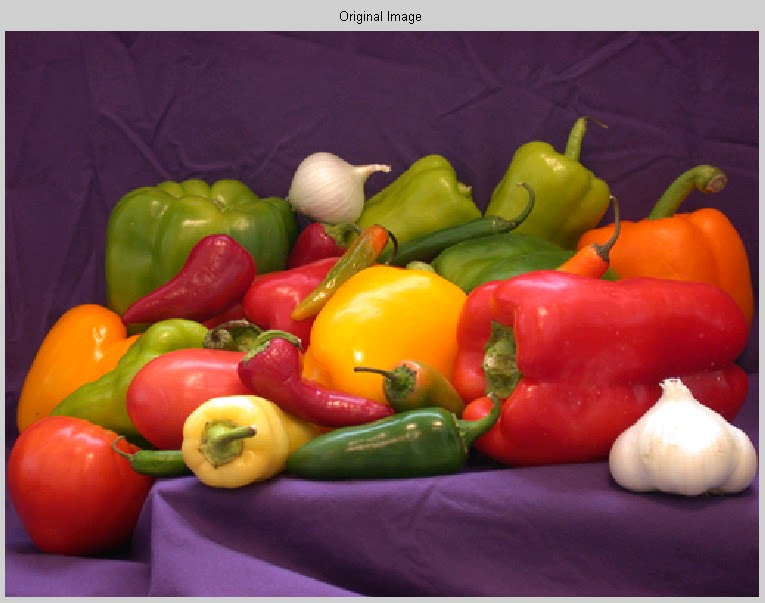
#> input picture Pictures/picture2.jpg, 765 x 603 px, found by its file name
$ python 8_16_24bitDonusum.py
#> lines starting #> are read from the running program, lines starting #| are printed output that depends on the picture
import numpy as np
import pathlib
import cv2
from pathlib import Path

#8 bitliğe dönüştürme

print(cv2.__version__)

path = str(Path(pathlib.Path().absolute()).parents[0])
path+="\\Pictures"

image = cv2.imread(path+'\\picture2.jpg',cv2.IMREAD_GRAYSCALE) # Need to be sure to have a 8-bit input
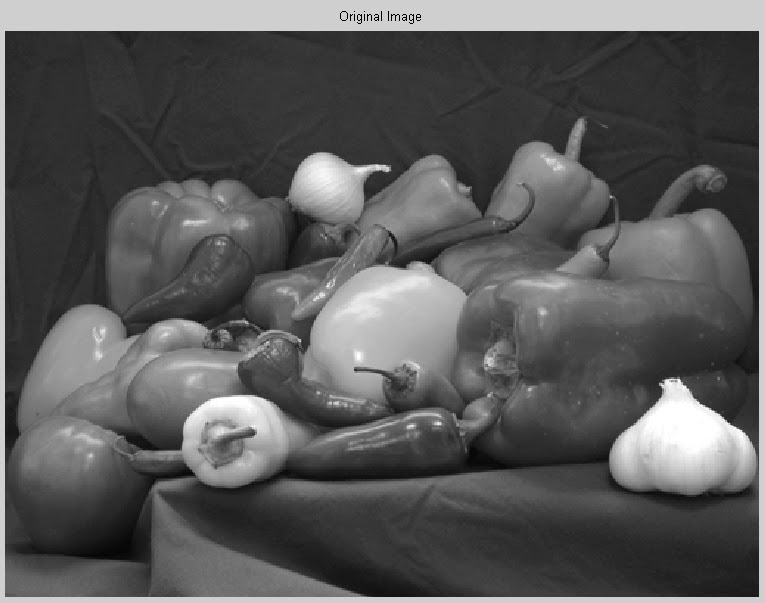
#> image: shape (603, 765); min 0, max 255, mean 90.1

# Get input size
height, width = image.shape[:2]
#> height = 603; width = 765

# Desired "pixelated" size
w, h = (256, 256)

# Resize input to "pixelated" size
temp = cv2.resize(image, (w, h), interpolation=cv2.INTER_LINEAR)
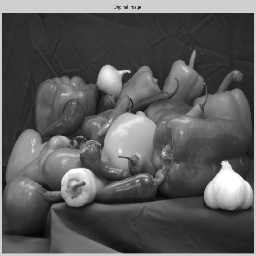
#> temp: shape (256, 256); min 5, max 255, mean 90.1

# Initialize output image
image8 = cv2.resize(temp, (width, height), interpolation=cv2.INTER_NEAREST)
image16 = np.uint16(image8)*256


cv2.imshow('Orijinal', image)
cv2.waitKey(0)
cv2.destroyAllWindows()

cv2.imshow('8 Bit', image8)
cv2.waitKey(0)
cv2.destroyAllWindows()

cv2.imshow('16 Bit', image16)
cv2.waitKey(0)
cv2.destroyAllWindows()

$ run again, with Pictures/picture1.jpg copied over Pictures/picture2.jpg
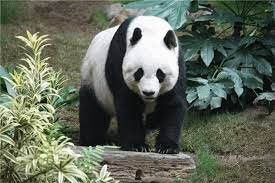
#> input picture Pictures/picture1.jpg, 275 x 183 px, found by its file name
#> `temp = cv2.resize(image, (w, h), interpolation=cv2.INTER_LINEAR)`:
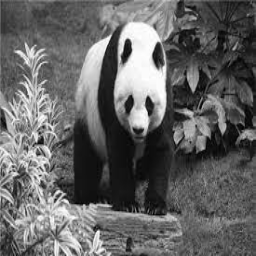
#> temp: shape (256, 256); min 0, max 255, mean 100.6
#> `image8 = cv2.resize(temp, (width, height), interpolation=cv2.INTER_NEA..`:
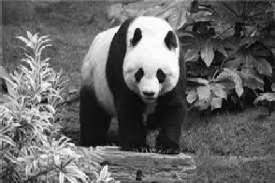
#> image8: shape (183, 275); min 0, max 255, mean 100.9

$ run again, with Pictures/picture3.jpg copied over Pictures/picture2.jpg
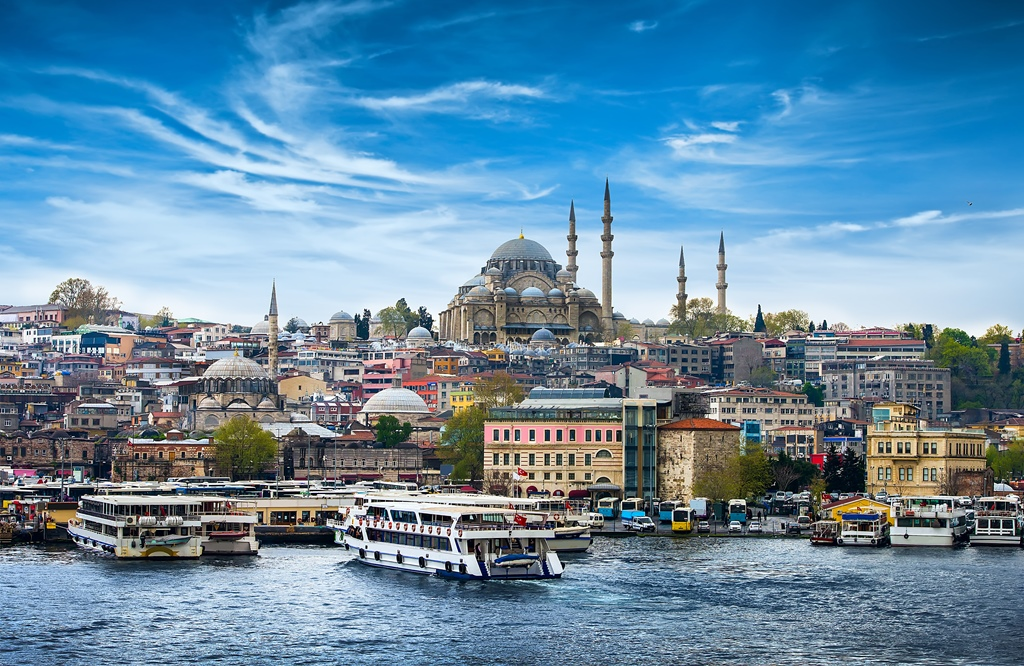
#> input picture Pictures/picture3.jpg, 1024 x 666 px, found by its file name
#> `temp = cv2.resize(image, (w, h), interpolation=cv2.INTER_LINEAR)`:
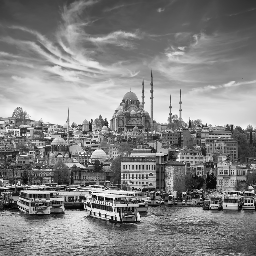
#> temp: shape (256, 256); min 1, max 255, mean 130.6
#> `image8 = cv2.resize(temp, (width, height), interpolation=cv2.INTER_NEA..`:
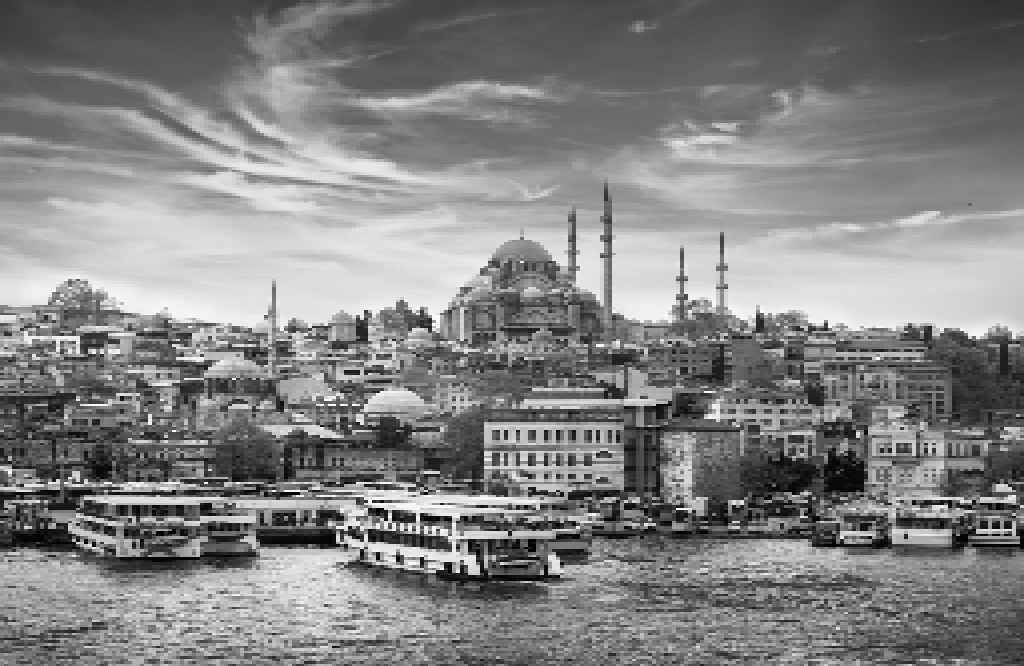
#> image8: shape (666, 1024); min 1, max 255, mean 130.5

$ run again, with Pictures/picture8.jpg copied over Pictures/picture2.jpg
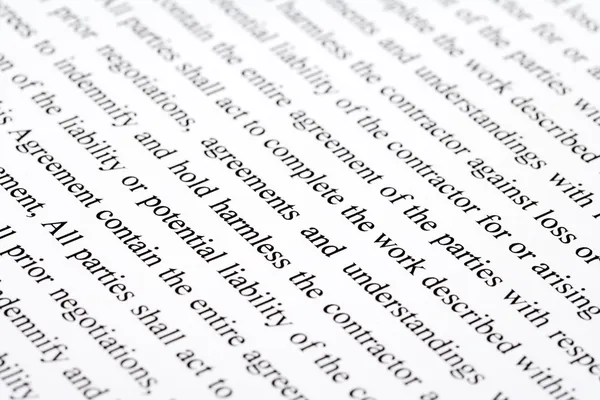
#> input picture Pictures/picture8.jpg, 600 x 400 px, found by its file name
#> `temp = cv2.resize(image, (w, h), interpolation=cv2.INTER_LINEAR)`:
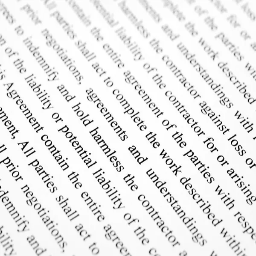
#> temp: shape (256, 256); min 0, max 255, mean 232.4
#> `image8 = cv2.resize(temp, (width, height), interpolation=cv2.INTER_NEA..`:
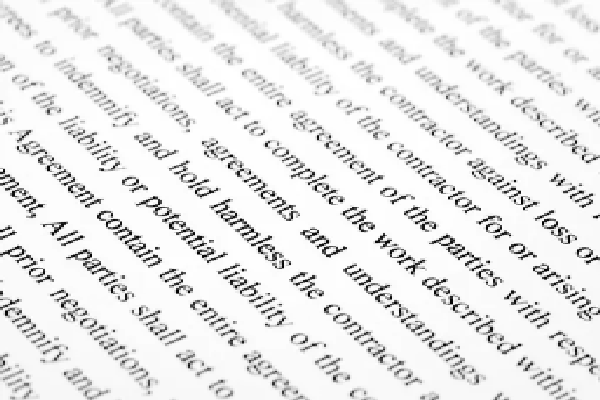
#> image8: shape (400, 600); min 0, max 255, mean 232.3
